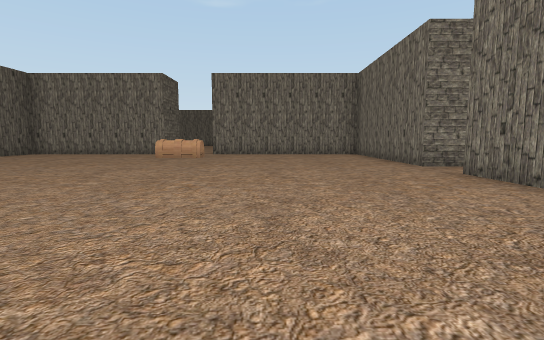
[1] (above)

19 first-person views from a walk through a scene from a Unity 3-D project. The camera is 1.3 m above the floor, tilts 6° down and sees 85° across. The floor is counted in squares, 2 m on a side. Each view is taken from the middle of a square. On the plan, view 1 faces up. The plan holds only what a view shows up to about 9 squares ahead; the rest is blank. The place goes on beyond the plan. The player is left out. Some animated figures are left out.

[2]
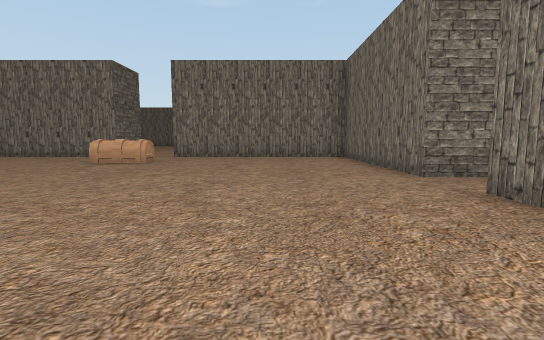

[3]
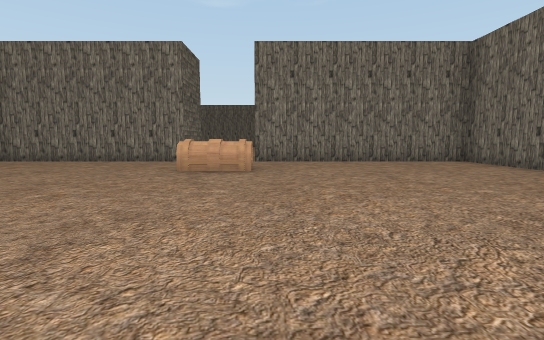

[4]
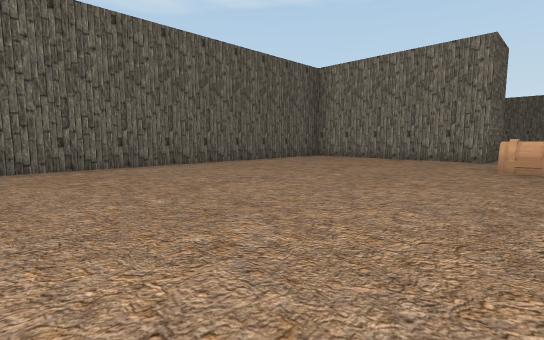

[5]
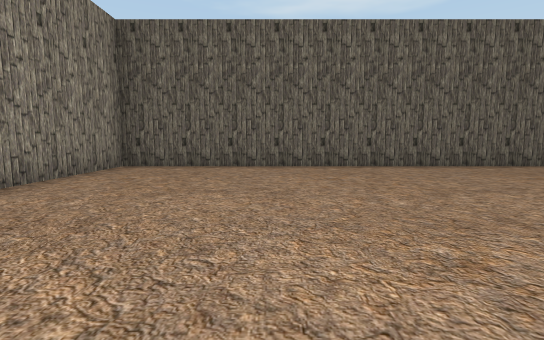

[6]
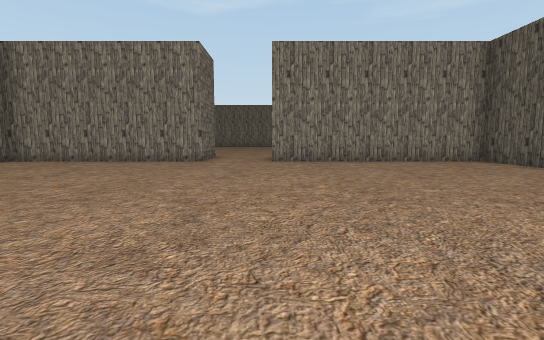

[7]
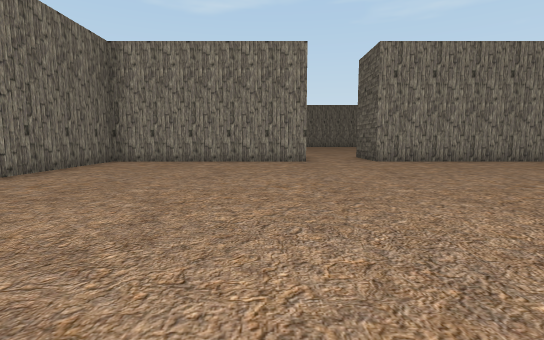

[8]
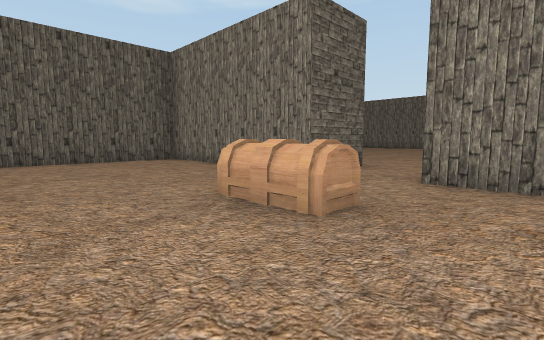

[9]
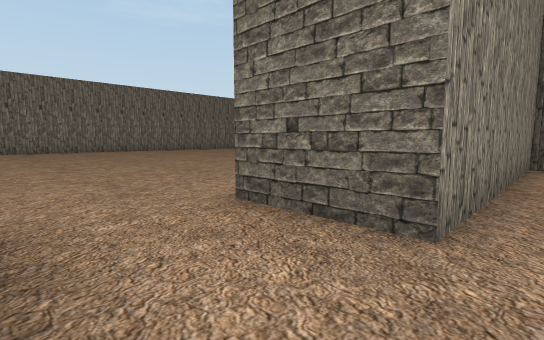

[10]
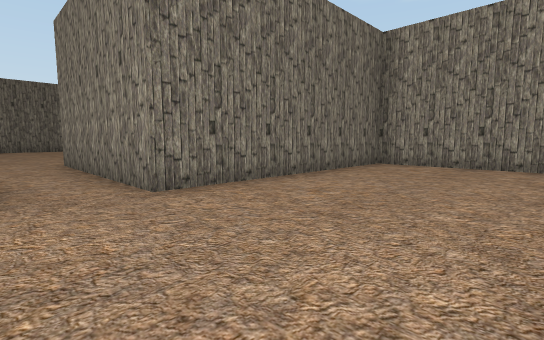

[11]
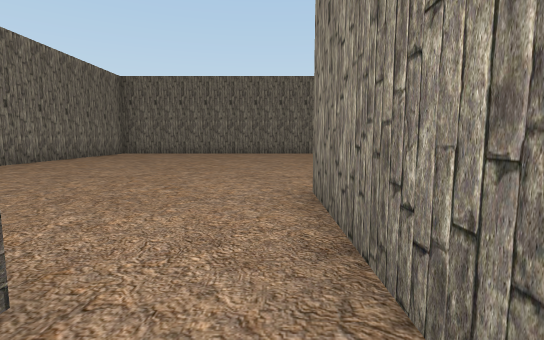

[12]
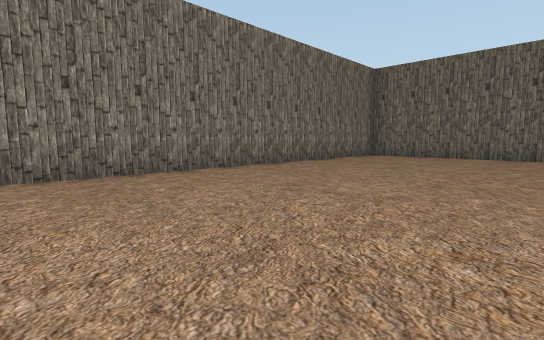

[13]
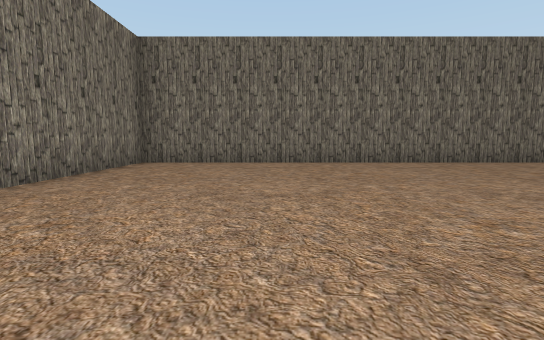

[14]
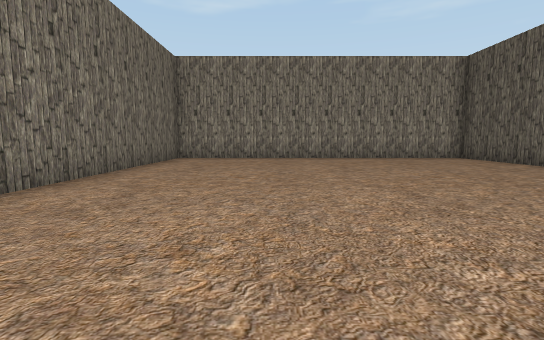

[15]
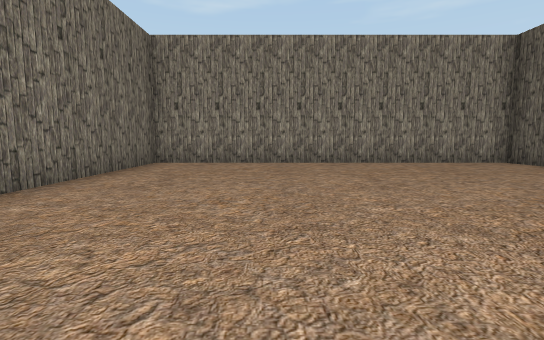

[16]
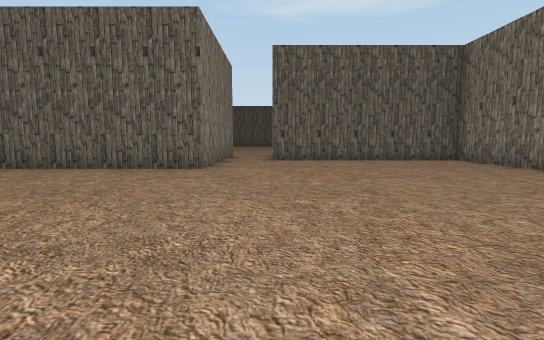

[17]
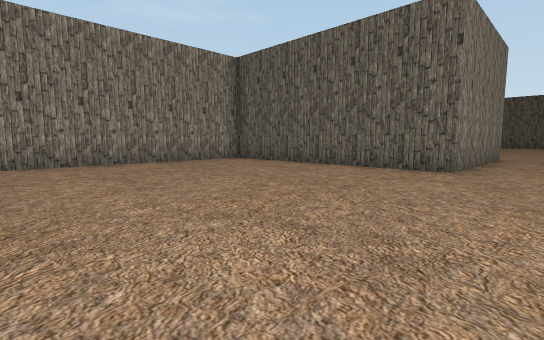

[18]
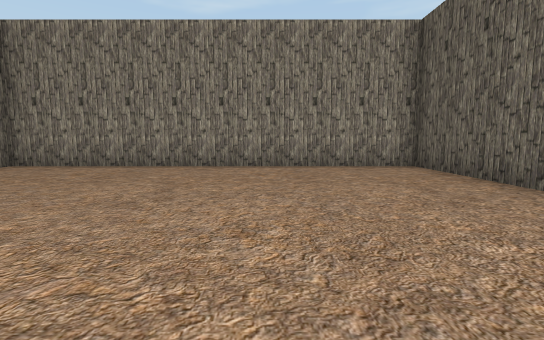

[19]
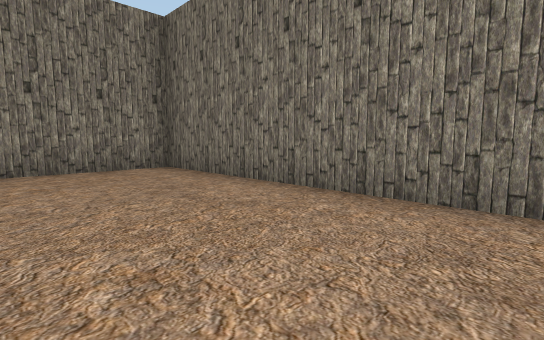

### Floor plan
Points are (right, up) in squares from view 1. A wall is a line through its corners. A room is listed if a view was taken in it or the views show most of it. See-through windows are left out.
Room 1 (views 1, 2, 3, 4, 5, 6, 7, 8, 9, 10)
walls: (-2, -0.5) (3.6, -0.5) (3.6, 5.5); (3.6, 7) (3.6, 12.6) (-2.5, 12.6); (-4.5, 14.6) (-4.5, 12.6) (-9.9, 12.6); (-10, 11.9) (-10, -0.5) (-4, -0.5)
ways out: opening at (4, 6) to room 2; opening at (-3.5, 13.5); opening at (-3, -1.5)
objects: other object (-4, 10) to (-3, 10)
Room 2 (views 11, 12, 13, 14, 15, 16, 17, 18, 19)
walls: (3.6, 5.5) (8.6, 5.5) (8.6, -1.1) (18.2, -1.1) (18.2, 12.6) (6.1, 12.6) (6.1, 7) (3.6, 7)
ways out: opening at (4, 6) to room 1

Positions as (right, up) in squares from view 1, and headings:
1: (0, 0), facing up
2: (1, 2), facing up
3: (-2, 4), facing up
4: (-3, 3), facing up-left
5: (-3, 3), facing left
6: (-4, 8), facing down
7: (-1, 8), facing down
8: (-1, 8), facing up-left
9: (-2, 0), facing down-left
10: (0, 7), facing down-right
11: (5, 6), facing right
12: (7, 7), facing up-right
13: (10, 9), facing right
14: (15, 9), facing down
15: (15, 7), facing down
16: (15, 7), facing left
17: (15, 7), facing down-left
18: (12, 6), facing down
19: (15, 6), facing up-right
